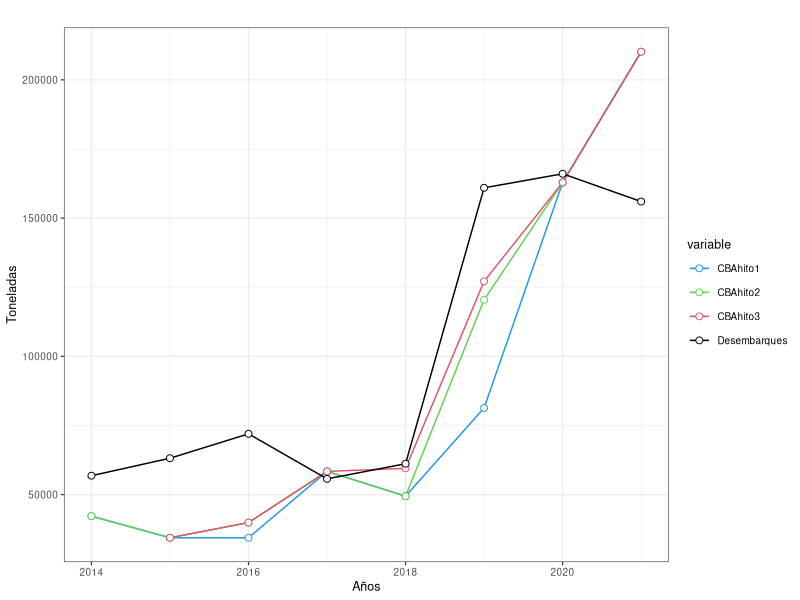
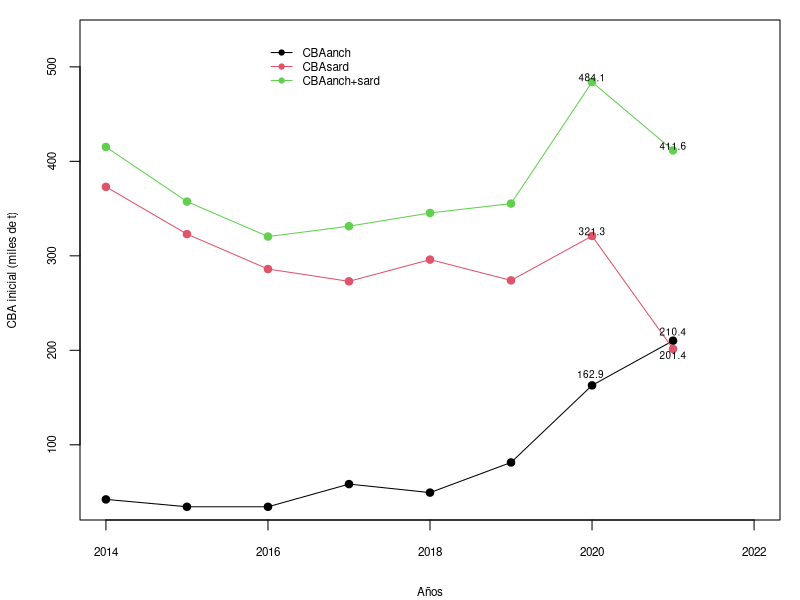
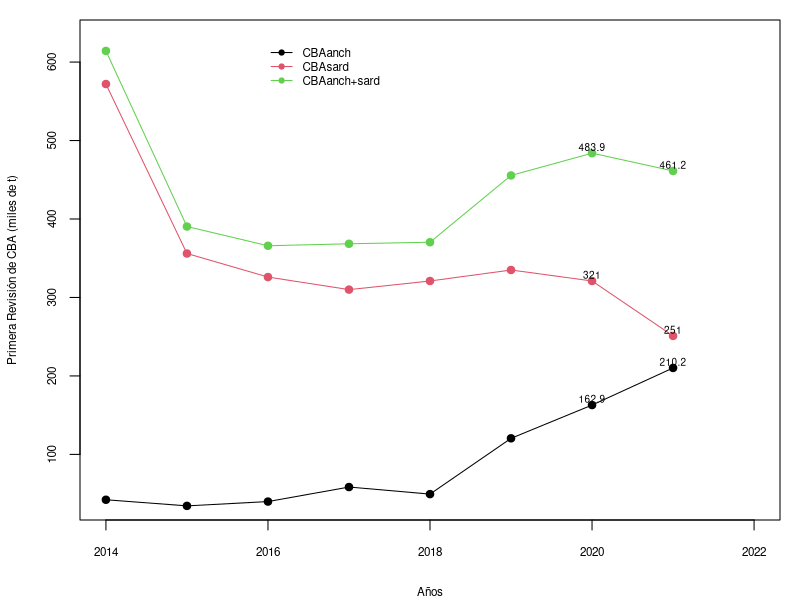
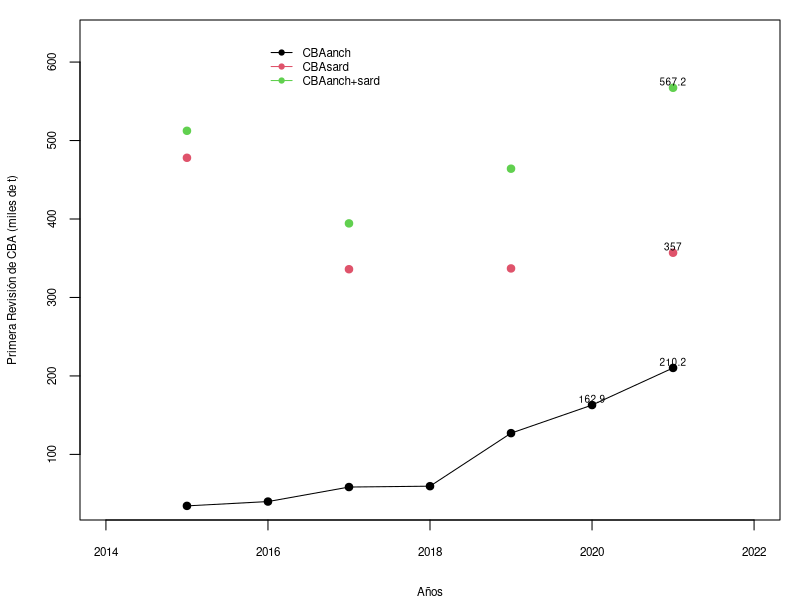
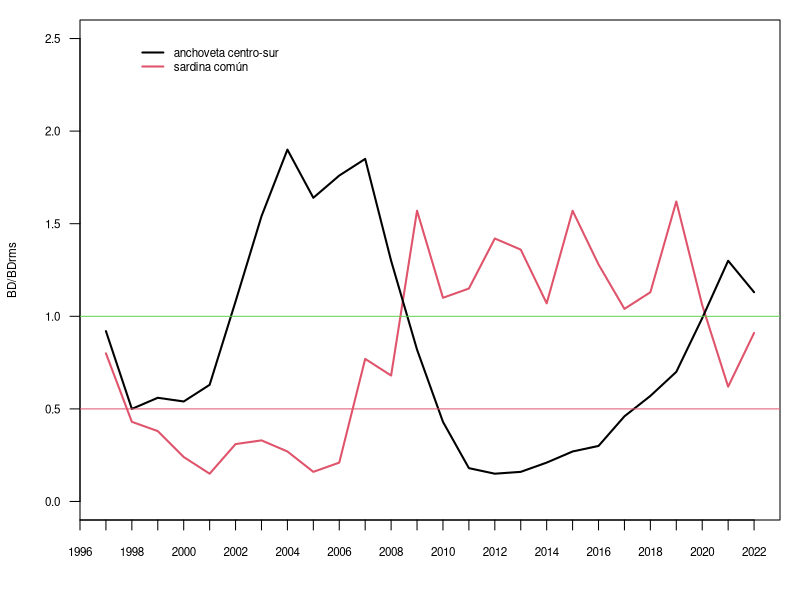

Generate these figures, in order, with R:
## ---- chunk 1
library(stringr)
library(lattice)
library(ggplot2)
library(reshape)
library(dplyr)
library(ggthemes)
library(stringr)
library(knitr)

year<-    c(2014,2015,2016,2017,2018,2019,2020,2021)
CBAhito1<-c(42200,34400,34400,58400,49440,81347,162876,210167)
CBAhito2<-c(42200,34400,39900,58400,49440,120500,162876,210167)
CBAhito3<-c(NA,34400,39900,58400,59500,127150,162876,210167)
Desembarques <- c(56842,63168,71985,55709,61176,160968,166031,155982)


ind           <- cbind(CBAhito1,CBAhito2,CBAhito3,Desembarques) 
data          <- data.frame(ind) %>% mutate (Asesoria='data')%>% mutate (yrs= year)%>%melt(id.var=c('yrs', 'Asesoria'))

f1 <- ggplot(data, aes(yrs,value,colour=variable))+ geom_line()+ geom_point( size=2, shape=21, fill="white") + 
      labs(x = 'Años', y = 'Toneladas')  +
      scale_colour_manual(values=c(4,3,2,1))+
      theme_bw(base_size=9) + 
      ggtitle('')+
      theme(plot.title = element_text(hjust = 0.5))
f1

## ---- chunk 2
year<-seq(2014,2021,1)
CBAanch<-c(42.2,34.4,34.4,58.4,49.4,81.3,162.9,210.2)
CBAsard<-c(373,323,286,273,296,274,321,201.4)
CBAmixta<-rowSums(cbind(CBAanch,CBAsard))

par(mfrow=c(1,1),mar=c(4,4,1,1))
plot(year,CBAanch,type="o",ylim=c(40,530),xlim=c(2014,2022),pch=19,ylab="CBA inicial (miles de t)",xlab="Años",cex.lab=0.7,cex.axis=0.7)
lines(year,CBAsard,col=2,type="o",pch=19)
lines(year,CBAmixta,col=3,type="o",pch=19)
text(c(rep(2020,3),rep(2021,3)),c(170,321,483.9,215,190,411.6)+5,c("162.9 ","321.3","484.1","210.4","201.4","411.6"),cex=0.6)
legend(2016,530,c("CBAanch","CBAsard","CBAanch+sard"),col=c(1,2,3),lwd=1,pch=19,cex=0.7,bty="n")
## ---- chunk 3
year<-seq(2014,2021,1)
CBAanch<-c(42.2,34.4,39.9,58.4,49.4,120.5,162.9,210.2)
CBAsard<-c(572,356,326,310,321,335,321,251)
CBAmixta2<-rowSums(cbind(CBAanch,CBAsard))

par(mfrow=c(1,1),mar=c(4,4,1,1))
plot(year,CBAanch,type="o",ylim=c(40,630),xlim=c(2014,2022),pch=19,ylab="Primera Revisión de CBA (miles de t)",xlab="Años",cex.lab=0.7,cex.axis=0.7)
lines(year,CBAsard,col=2,type="o",pch=19)
lines(year,CBAmixta2,col=3,type="o",pch=19)
text(c(rep(2020,3),rep(2021,3)),c(CBAsard[7],CBAanch[7],CBAmixta2[7],CBAsard[8],CBAanch[8],CBAmixta2[8])+8,c(CBAsard[7],CBAanch[7],CBAmixta2[7],CBAsard[8],CBAanch[8],CBAmixta2[8]),cex=0.6)
legend(2016,630,c("CBAanch","CBAsard","CBAanch+sard"),col=c(1,2,3),lwd=1,pch=19,cex=0.7,bty="n")
## ---- chunk 4
year<-seq(2014,2021,1)
CBAanch<-c(NA,34.4,39.9,58.4,59.5,127.1,162.9,210.2)
CBAsard<-c(NA,478,NA,336,NA,337,NA,357)
CBAmixta2<-rowSums(cbind(CBAanch,CBAsard))

par(mfrow=c(1,1),mar=c(4,4,1,1))
plot(year,CBAanch,type="o",ylim=c(40,630),xlim=c(2014,2022),pch=19,ylab="Primera Revisión de CBA (miles de t)",xlab="Años",cex.lab=0.7,cex.axis=0.7)
lines(year,CBAsard,col=2,type="o",pch=19)
lines(year,CBAmixta2,col=3,type="o",pch=19)
text(c(rep(2020,3),rep(2021,3)),c(CBAsard[7],CBAanch[7],CBAmixta2[7],CBAsard[8],CBAanch[8],CBAmixta2[8])+8,c(CBAsard[7],CBAanch[7],CBAmixta2[7],CBAsard[8],CBAanch[8],CBAmixta2[8]),cex=0.6)
legend(2016,630,c("CBAanch","CBAsard","CBAanch+sard"),col=c(1,2,3),lwd=1,pch=19,cex=0.7,bty="n")
## ---- chunk 5

years1<-seq(1997,2022,1)


rpr_sard<-c(0.80,0.43,0.38,0.24,0.15,0.31,0.33,0.27,0.16,0.21,0.77,0.68,1.57,1.10,1.15,1.42,1.36,1.07,1.57,1.28,1.04,1.13,1.62,1.06,0.62,0.91)

rpr_anch<-c(0.92,0.50,0.56,0.54,0.63,1.08,1.54,1.90,1.64,1.76,1.85,1.30,0.82,0.43,0.18,0.15,0.16,0.21,0.27,0.30,0.46,0.57,0.7,0.99,1.30,1.13)

par(mfrow=c(1,1),mar=c(4,4,1,1))
plot(years1,rpr_sard,type="l",ylab="BD/BDrms",xlab="",ylim=c(0,2.5),xaxp=c(1990,2022,32),las=1,lwd=2,cex.lab=0.7,cex.axis=0.7,col=2)

lines(years1,rpr_anch,col=1,lwd=2)
#points(2020,1.02,pch=19,cex=1,col=1)
#text(2020,0.9,"2020",cex=0.8)
abline(h=c(1,0.5),col=c(3,2))
legend(1998,2.5,c("anchoveta centro-sur","sardina común"),col=c(1,2),lwd=c(2,2),bty="n",cex=0.7)
